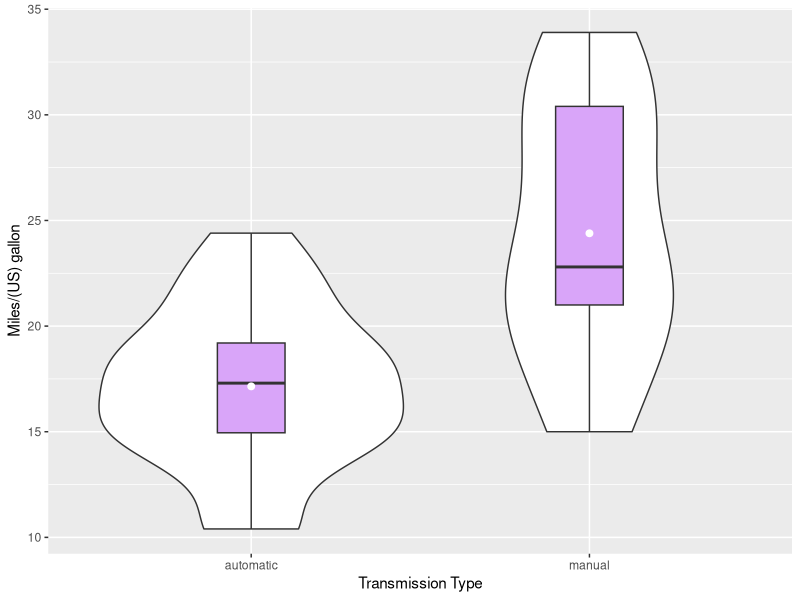
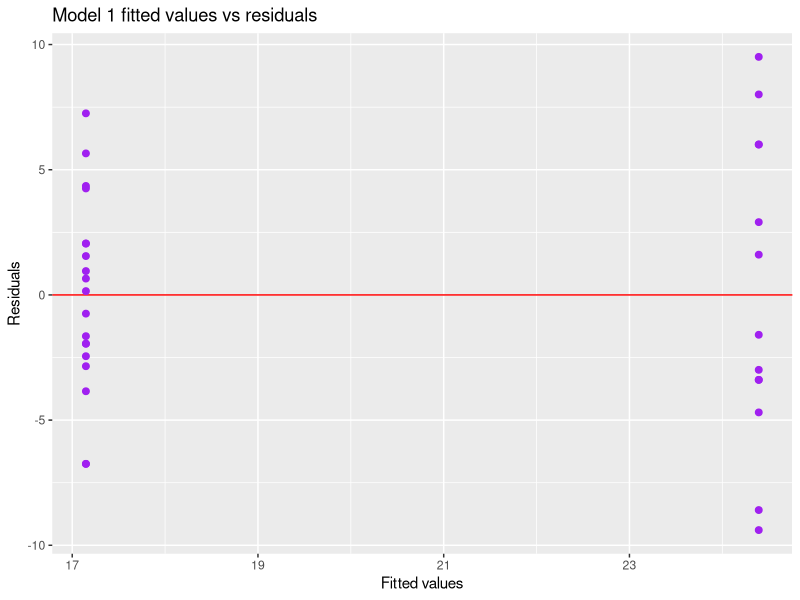
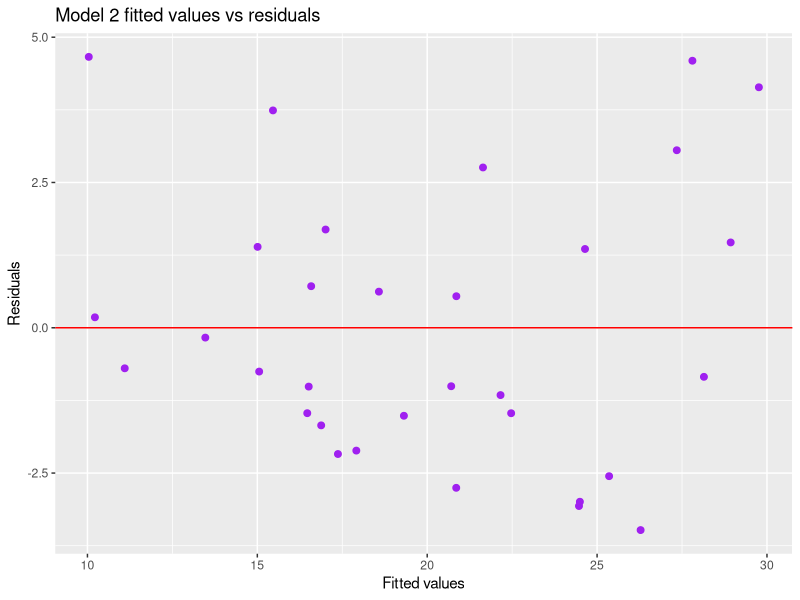

These charts were generated, in order, by the following R code:
## ---- chunk 1
require(knitr, quietly = TRUE)
require(ggplot2, quietly = TRUE)
require(scales, quietly = TRUE)
knitr::opts_chunk$set(echo = FALSE, cache = TRUE, cache.path = "cache/", 
                      fig.path = "figure/", fig.align = "center")
# load cars dataset
require(datasets, quietly = TRUE)
data(mtcars)
## ---- chunk 2
kable(head(mtcars), caption = "Sample from mtcars")
## ---- chunk 3
modelSLR <- lm(mpg ~ am, mtcars)
modelSLRsum <- summary(modelSLR)
kable(modelSLRsum$coef, caption = "Model Coefficients")
## ---- chunk 4
library(MASS)
fit <- lm(mpg ~ ., mtcars)
step <- stepAIC(fit, direction = "both", trace = 0)
modelMLR <- lm(mpg ~ wt + qsec + am, mtcars)
modelMLRsum <- summary(modelMLR)
kable(modelMLRsum$coef, caption = "Model Coefficients")
## ---- chunk 5
fit.models <- c("Simple Linear Regression", "Multivariable Linear Regression")
fit.r.squared <- c(modelSLRsum$adj.r.squared, modelMLRsum$adj.r.squared)
fit.var.residuals <- c(modelSLRsum$sigma, modelMLRsum$sigma)
fit.aic <- c(AIC(modelSLR), AIC(modelMLR))
df <- data.frame("Model" = fit.models, "R Squared" = fit.r.squared, "Residual Variance" = fit.var.residuals, AIC = fit.aic)
kable(df, caption = "Compare Models")
## ---- chunk 6
mtcars2 <- data.frame(mtcars)
mtcars2$am <- factor(mtcars2$am, labels = c("automatic", "manual"))
ggplot(mtcars2, aes(x = am, y = mpg)) +
    geom_violin() +
    geom_boxplot(width = 0.2, fill = "purple", alpha = 0.4) +
    stat_summary(fun.y = mean, geom = "point", colour = "white", shape = 19, size = 2) +
    labs(x = "Transmission Type", y = "Miles/(US) gallon")
## ---- chunk 7
qplot(fitted(modelSLR), resid(modelSLR)) +
    geom_hline(yintercept = 0, colour = "red") +
    geom_point(shape = 19, size = 2, colour = "purple") +
    xlab("Fitted values") +
    ylab("Residuals") +
    ggtitle("Model 1 fitted values vs residuals")
## ---- chunk 8
qplot(fitted(modelMLR), resid(modelMLR)) +
    geom_hline(yintercept = 0, colour = "red") +
    geom_point(shape = 19, size = 2, colour = "purple") +
    xlab("Fitted values") +
    ylab("Residuals") +
    ggtitle("Model 2 fitted values vs residuals")
## ---- chunk 9
library(MASS)
fit <- lm(mpg ~ ., mtcars)
step <- stepAIC(fit, direction = "both", trace = 0)
step$anova
## ---- chunk 10
sessionInfo()
